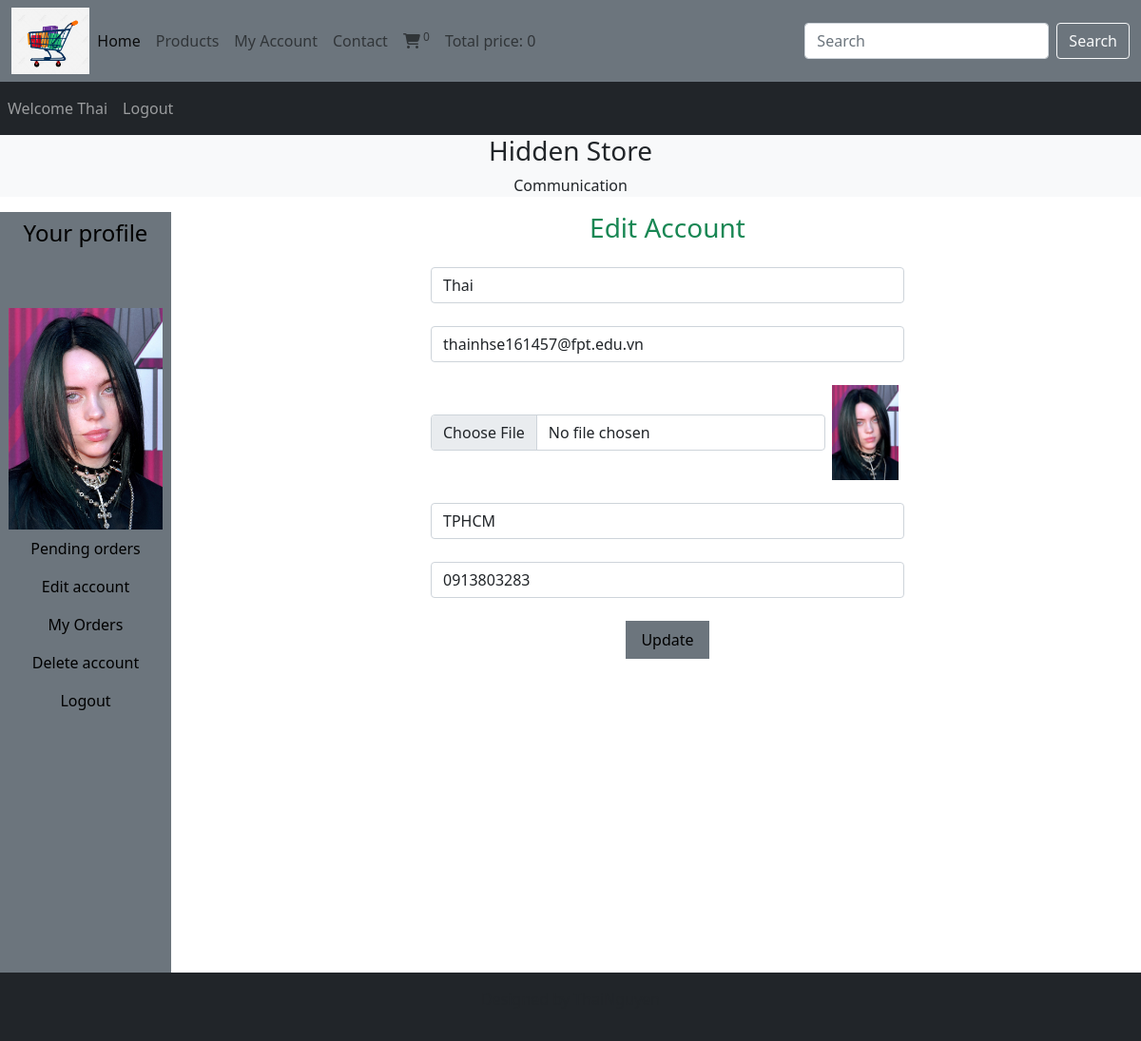
The app's page /webapp/users_area/profile.php?edit_account (signed in) with its own data.
### tables this page shows
CREATE TABLE `user_table` (
  `user_id` int(11) NOT NULL,
  `username` varchar(100) NOT NULL,
  `user_email` varchar(100) NOT NULL,
  `user_password` varchar(255) NOT NULL,
  `user_image` varchar(255) NOT NULL,
  `user_ip` varchar(100) NOT NULL,
  `user_address` varchar(255) NOT NULL,
  `user_mobile` varchar(20) NOT NULL
);

### webapp/users_area/editAccount.php (the view, shortened to what this page needs)
<?php
if (isset($_GET['edit_account'])) {
    $user_session_name = $_SESSION['username'];
    $select_query = "SELECT * FROM user_table WHERE username = '$user_session_name'";
    $result_query = mysqli_query($con, $select_query);
    $row_fetch = mysqli_fetch_assoc($result_query);
    $username = $row_fetch['username'];
    $user_email = $row_fetch['user_email'];
    $user_address = $row_fetch['user_address'];
    $user_mobile = $row_fetch['user_mobile'];
}
?>
<!DOCTYPE html>
<html lang="en">
<head>
    <link href="https://cdn.jsdelivr.net/npm/bootstrap@5.1.3/dist/css/bootstrap.min.css" rel="stylesheet"
>
    <link rel="stylesheet" href="https://cdnjs.cloudflare.com/ajax/libs/font-awesome/6.2.0/css/all.min.css"
 />
</head>
<body>
    <h3 class="text-success mb-4">Edit Account</h3>
    <form action="" method="POST" enctype="multipart/form-data">
        <div class="form-outline mb-4">
            <input type="text" class="form-control w-50 m-auto" value="<?php
                                                                        echo  $username
                                                                        ?>" name="user_username">
        </div>
        <div class="form-outline mb-4">
            <input type="email" class="form-control w-50 m-auto" value="<?php
                                                                        echo  $user_email
                                                                        ?>" name="user_email">
        </div>
        <div class="form-outline mb-4 d-flex w-50 m-auto">
            <input type="file" class="form-control m-auto" name="user_image">
            <img src="./user_images/<?php echo $user_image ?>" alt="" class="edit_image">
        </div>
        <div class="form-outline mb-4">
            <input type="text" class="form-control w-50 m-auto" value="<?php
                                                                        echo  $user_address
                                                                        ?>" name="user_address">
        </div>
        <div class="form-outline mb-4">
            <input type="text" class="form-control w-50 m-auto" value="<?php
                                                                        echo  $user_mobile
                                                                        ?>" name="user_mobile">
        </div>
        <input type="submit" value="Update" class="bg-secondary py-2 px-3 border-0" name="user_update">
    </form>
</body>
</html>

### webapp/users_area/profile.php (shortened to what this page needs)
<?php
include('../functions/common_function.php');
?>
<!DOCTYPE html>
<html lang="en">
<head>
    <link href="https://cdn.jsdelivr.net/npm/bootstrap@5.1.3/dist/css/bootstrap.min.css" rel="stylesheet"
>
    <link rel="stylesheet" href="https://cdnjs.cloudflare.com/ajax/libs/font-awesome/6.2.0/css/all.min.css"
 />
    <link rel="stylesheet" href="../style.css">
</head>
<body>
    <div class="container-fluid p-0">
        <nav class="navbar navbar-expand-lg navbar-light bg-secondary">
            <div class="container-fluid">
                <img src="../image/logo.png" alt="" class="logo">
                <div class="collapse navbar-collapse" id="navbarSupportedContent">
                    <ul class="navbar-nav me-auto mb-2 mb-lg-0">
                        <li class="nav-item">
                            <a class="nav-link active" aria-current="page" href="../index.php">Home</a>
                        </li>
                        <li class="nav-item">
                            <a class="nav-link" href="../display_all.php">Products</a>
                        </li>
                        <li class="nav-item">
                            <a class="nav-link" href="profile.php">My Account</a>
                        </li>
                        <li class="nav-item">
                            <a class="nav-link" href="#">Contact</a>
                        </li>
                        <li class="nav-item">
                            <a class="nav-link" href="../cart.php"> <i
                                    class="fa-sharp fa-solid fa-cart-shopping"></i><sup>
                                </sup></a>
                        </li>
                        <li class="nav-item">
                            <a class="nav-link" href="#">Total price:
                            </a>
                        </li>
                    </ul>
                    <form class="d-flex" action="../searchProduct.php" method="GET">
                        <input class="form-control me-2" type="search" placeholder="Search" aria-label="Search"
                            name="search_data">
                        <input type="submit" value="Search" class="btn btn-outline-light" name="search_data_product">
                    </form>
                </div>
            </div>
        </nav>
        <nav class="navbar navbar-expand-lg navbar-dark bg-dark">
            <ul class="navbar-nav me-auto">
                <?php
                if (!isset($_SESSION['username'])) {
                    echo "<li class='nav-item'>
                    <a class='nav-link' href='#'>Welcome</a>
                </li>";
                } else {
                    echo "<li class='nav-item'>
                        <a class='nav-link' href='#'>Welcome " . $_SESSION['username'] . "</a>
                    </li>";
                }
                if (!isset($_SESSION['username'])) {
                    echo "<li class='nav-item'>
                        <a class='nav-link' href='./users_area/userLogin.php'>Login</a>
                    </li>";
                } else {
                    echo "<li class='nav-item'>
                        <a class='nav-link' href='./users_area/logout.php'>Logout</a>
                    </li>";
                }
                ?>
            </ul>
        </nav>
        <div class="bg-light">
            <h3 class="text-center">
                Hidden Store
            </h3>
            <p class="text-center">Communication </p>
        </div>
        <div class="row">
            <div class="col-md-2">
                <ul class="navbar-nav bg-secondary text-center" style="height: 100vh">
                    <li class="nav-item bg-secondary">
                        <a class="nav-link" href="#">
                            <h4 class="text-black">Your profile</h4>
                        </a>
                    </li>
                    <?php
                    $username = $_SESSION['username'];
                    $user_image = "SELECT * FROM user_table WHERE username = '$username'";
                    $run_user_image = mysqli_query($con, $user_image);
                    $row_image = mysqli_fetch_array($run_user_image);
                    $user_image = $row_image['user_image'];
                    echo "<li class='nav-item bg-secondary'>
                    <img src='./user_images/$user_image' class='profile_img my-4' alt=''>
                </li>";
                    ?>
                    <li class="nav-item bg-secondary">
                        <a class="nav-link text-black" href="profile.php">
                            Pending orders
                        </a>
                    </li>
                    <li class="nav-item bg-secondary">
                        <a class="nav-link text-black" href="profile.php?edit_account">
                            Edit account
                        </a>
                    </li>
                    <li class="nav-item bg-secondary">
                        <a class="nav-link text-black" href="profile.php?my_orders">
                            My Orders
                        </a>
                    </li>
                    <li class="nav-item bg-secondary">
                        <a class="nav-link text-black" href="profile.php?delete_account">
                            Delete account
                        </a>
                    </li>
                    <li class="nav-item bg-secondary">
                        <a class="nav-link text-black" href="logout.php">
                            Logout
                        </a>
                    </li>
                </ul>
            </div>
            <div class="col-md-10 text-center">
                <?php
                if(isset($_GET['edit_account'])){
                    include("editAccount.php");
                }
                ?>
            </div>
        </div>
        <?php
        include('../includes/footer.php');
        ?>
    </div>
</body>
</html>

### webapp/style.css (style rules this page uses)
* { margin: 0; padding: 0; box-sizing: border-box; }
.logo { height: 7%; width: 7%; }
.profile_img { width: 100%; height: 100%; }

### webapp/users_area/profile.php (style rules this page uses)
body { overflow-x: hidden; }
.profile_img { width: 90%; margin: auto; display: block; height: 100%; object-fit: contain; }

### webapp/users_area/editAccount.php (style rules this page uses)
.edit_image { width: 100px; height: 100px; object-fit: contain; }

### records on screen
user_table: user_image (picture), user_username "Thai", user_email "thainhse161457@fpt.edu.vn", user_address "TPHCM", user_mobile "0913803283"

### other values on screen
$count "0"
$total "0"
$_SESSION['username'] "Thai"
